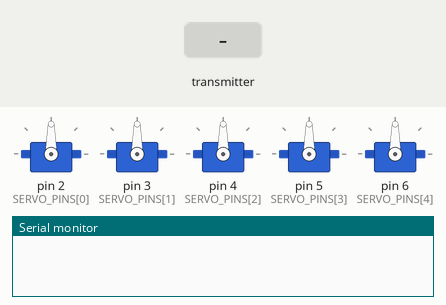
Simulated run of this sketch. Board: Arduino Uno, built with avr-gcc and run on an emulated ATmega328P. Parts: 5 × servo, the last lines printed to the serial monitor. Inputs (shaded band) come from the test bench. No radio packets arrive unless stated.

Above: at 1.2 s.
1.3 s: the transmitter starts sending gotByte.0 = 0
At 2.0 s:
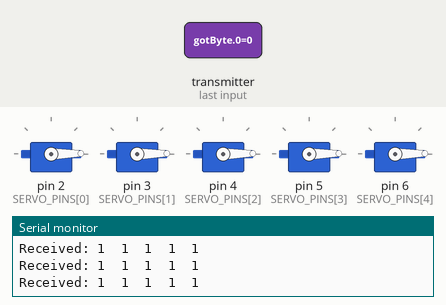
2.8 s: the transmitter starts sending gotByte.1 = 256
At 3.1 s:
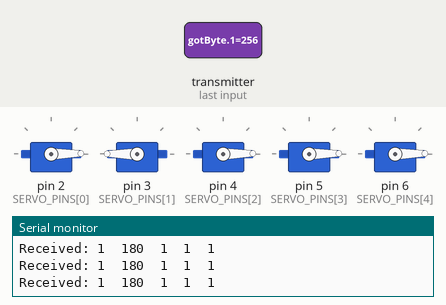
4.3 s: the transmitter starts sending gotByte.2 = 256
At 5.5 s:
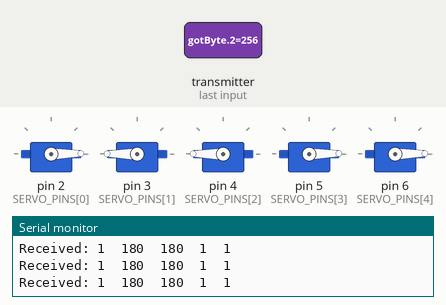
5.8 s: the transmitter starts sending gotByte.3 = 256
At 6.6 s:
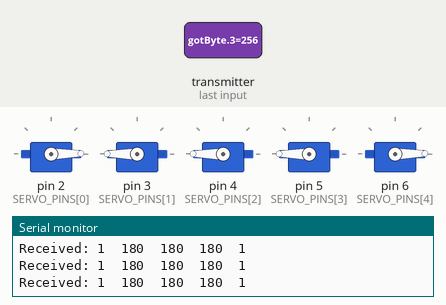
7.3 s: the transmitter starts sending gotByte.4 = 256
At 7.7 s:
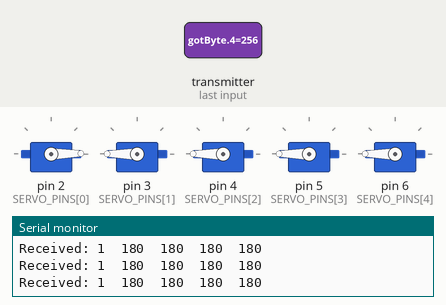
8.8 s: the transmitter starts sending gotByte.1 = 0
At 10.1 s:
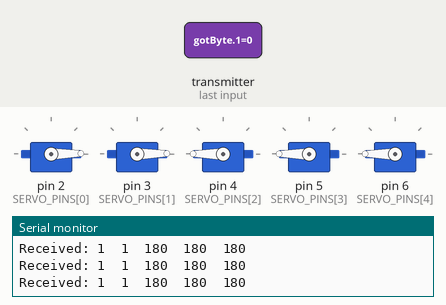
Timing chart, 0 to 11.3 s (numbered marks = the images above; inputs shaded):
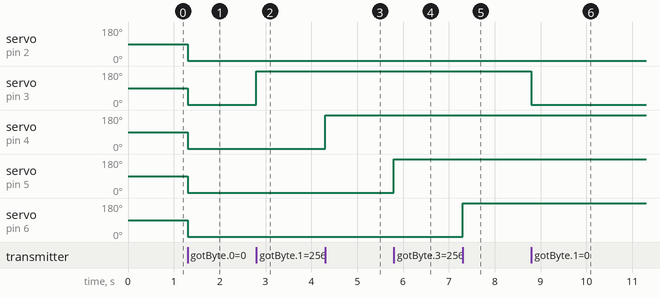

The sketch:

receiver.ino
```cpp
#include <SPI.h>
#include <nRF24L01.h>
#include <RF24.h>
#include <Servo.h>

RF24 radio(9, 10);

const byte address[][6] = {"1Node", "2Node", "3Node", "4Node", "5Node", "6Node"};

Servo servos[5];
const int SERVO_PINS[5] = {2, 3, 4, 5, 6};

int gotByte[5];

void setup() {
    Serial.begin(9600);

    radio.begin();
    radio.setAutoAck(true);
    radio.setRetries(3, 15);
    radio.enableAckPayload();
    radio.setPayloadSize(sizeof(gotByte));
    radio.openReadingPipe(1, address[0]);
    radio.setChannel(0x60);
    radio.setPALevel(RF24_PA_MAX);
    radio.setDataRate(RF24_250KBPS);
    radio.powerUp();
    radio.startListening();

    for (int i = 0; i < 5; i++) {
        servos[i].attach(SERVO_PINS[i]);
        servos[i].write(90); // center position on startup
    }
}

void loop() {
    byte pipeNo;
    if (radio.available(&pipeNo)) {
        radio.read(&gotByte, sizeof(gotByte));

        Serial.print("Received: ");
        for (int i = 0; i < 5; i++) {
            gotByte[i] = constrain(gotByte[i], 1, 180);
            servos[i].write(gotByte[i]);
            Serial.print(gotByte[i]);
            Serial.print("\t");
        }
        Serial.println();
    }
}
```

Measured:
- after the input at 1.3 s, servo on pin 2 (SERVO_PINS[0]), servo on pin 3 (SERVO_PINS[1]), servo on pin 4 (SERVO_PINS[2]), servo on pin 5 (SERVO_PINS[3]), servo on pin 6 (SERVO_PINS[4]): 90° → 1° at once
- after the input at 2.8 s, servo on pin 3 (SERVO_PINS[1]): 1° → 180° at once
- after the input at 4.3 s, servo on pin 4 (SERVO_PINS[2]): 1° → 180° at once
- after the input at 5.8 s, servo on pin 5 (SERVO_PINS[3]): 1° → 180° at once
- after the input at 7.3 s, servo on pin 6 (SERVO_PINS[4]): 1° → 180° at once
- after the input at 8.8 s, servo on pin 3 (SERVO_PINS[1]): 180° → 1° at once
